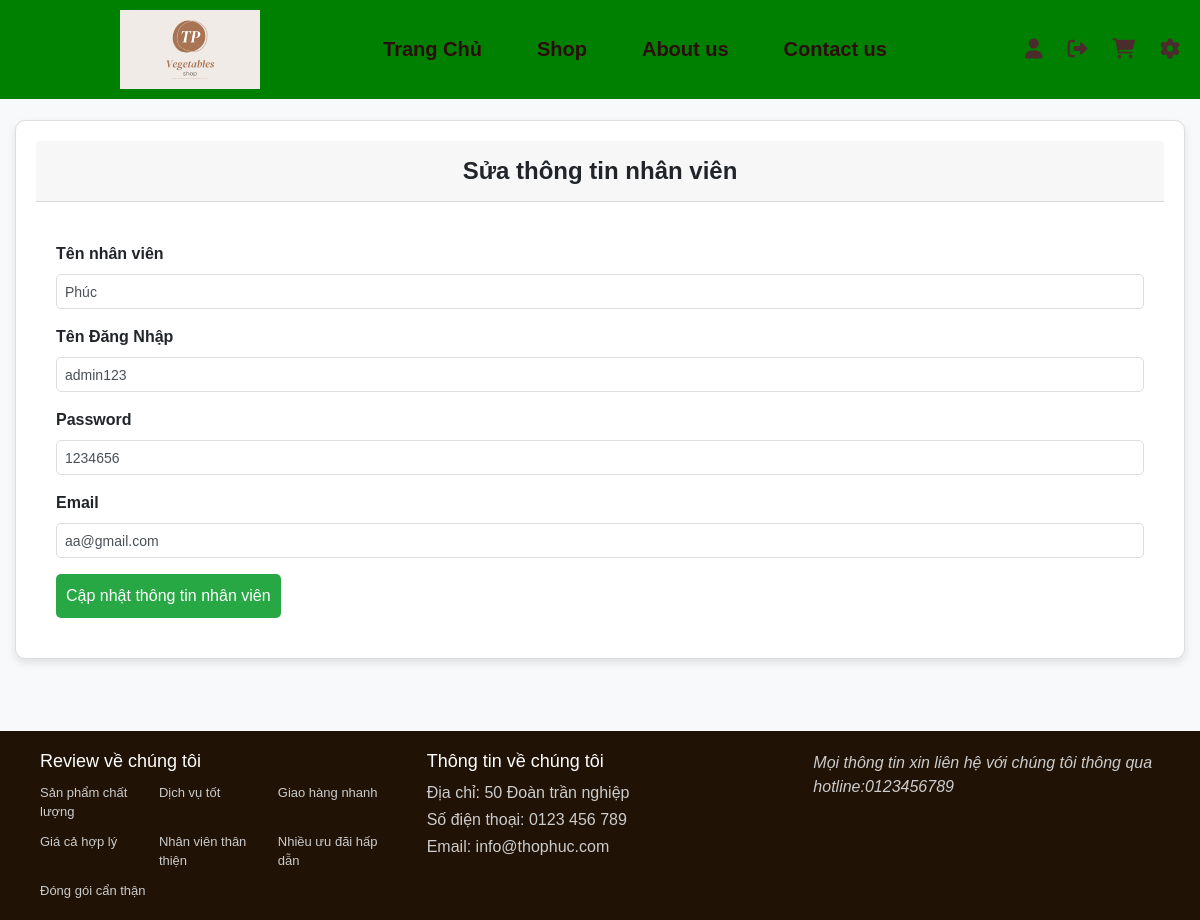
/Quanly/suanv.php?id=1, run on the app's committed database.
### tables this page shows
CREATE TABLE `customer` (
  `customer_id` int(5) NOT NULL,
  `customer_name` varchar(50) NOT NULL,
  `username` varchar(50) NOT NULL,
  `password` varchar(50) NOT NULL,
  `gmail` varchar(50) NOT NULL,
  `role_id` int(5) NOT NULL
);

### Quanly/suanv.php (the view, shortened to what this page needs)
<?php
include '../database/connect.php';
include '../thanhgiaodien/header.php';
if (isset($_GET['id'])) {
    $customer_id = $_GET['id'];
    $stmt = $conn->prepare("SELECT * FROM customer WHERE customer_id = ?");
    $stmt->bind_param("i", $customer_id);
    $stmt->execute();
    $result = $stmt->get_result();
    if ($result->num_rows > 0) {
        $customer = $result->fetch_assoc();
    } else {
        echo "nhân viên không tồn tại.";
        exit();
    }
}
?>
<!DOCTYPE html>
<html lang="vi">
<head>
    <link rel="stylesheet" href="../path/to/your/css/bootstrap.min.css">
</head>
<body>
    <div class="container-fluid">
        <div class="card">
            <div class="card-header">Sửa thông tin nhân viên</div>
            <div class="card-body">
                <form method="post" enctype="multipart/form-data">
                    <div class="mb-3">
                        <label class="form-label">Tên nhân viên</label>
                        <input type="text" name="customer_name" value="<?= $customer['customer_name'] ?>"
                            class="form-control" required />
                    </div>
                    <div class="mb-3">
                        <label class="form-label">Tên Đăng Nhập</label>
                        <input type="text" name="username" value="<?= $customer['username'] ?>" class="form-control"
                            required />
                    </div>
                    <div class="mb-3">
                        <label class="form-label">Password</label>
                        <input type="text" name="password" value="<?= $customer['password'] ?>" class="form-control"
                            required />
                    </div>
                    <div class="mb-3">
                        <label class="form-label">Email</label>
                        <input type="text" name="gmail" value="<?= $customer['gmail'] ?>" class="form-control"
                            required />
                    </div>
                    <button name="submit" type="submit" class="btn btn-success">Cập nhật thông tin nhân viên</button>
                </form>
            </div>
        </div>
    </div>
</body>
</html>
<?php include '../Thanhgiaodien/footer.php'; ?>

### csspage/header.css (style rules this page uses)
* { margin: 0; padding: 0; box-sizing: border-box; }
body { background-color: rgb(255, 255, 255); }

### csspage/footer.css (style rules this page uses)
* { margin: 0; padding: 0; box-sizing: border-box; }
body { font-family: Arial, sans-serif; display: flex; flex-direction: column; min-height: 100vh; }

### Quanly/suanv.php (style rules this page uses)
body { position: relative; top: 120px; display: flex; justify-content: center; align-items: center; height: 600px; margin: 0; background-color: #f8f9fa; font-family: Arial, sans-serif; }
.card { width: 100%; background: #ffffff; border: 1px solid #ddd; border-radius: 10px; box-shadow: 0 4px 8px rgba(0, 0, 0, 0.1); padding: 20px; }
.card-header { font-size: 24px; font-weight: bold; margin-bottom: 20px; text-align: center; }
.form-label { font-weight: bold; text-align: right; }
.form-control { width: 100%; padding: 8px; border: 1px solid #ddd; border-radius: 5px; font-size: 14px; }
.btn { grid-column: 1 / -1; padding: 10px; font-size: 16px; background: #28a745; border: none; color: white; border-radius: 5px; cursor: pointer; }

### data on the page
customer: customer_name "Phúc", username "admin123", password "1234656", gmail "aa@gmail.com"
